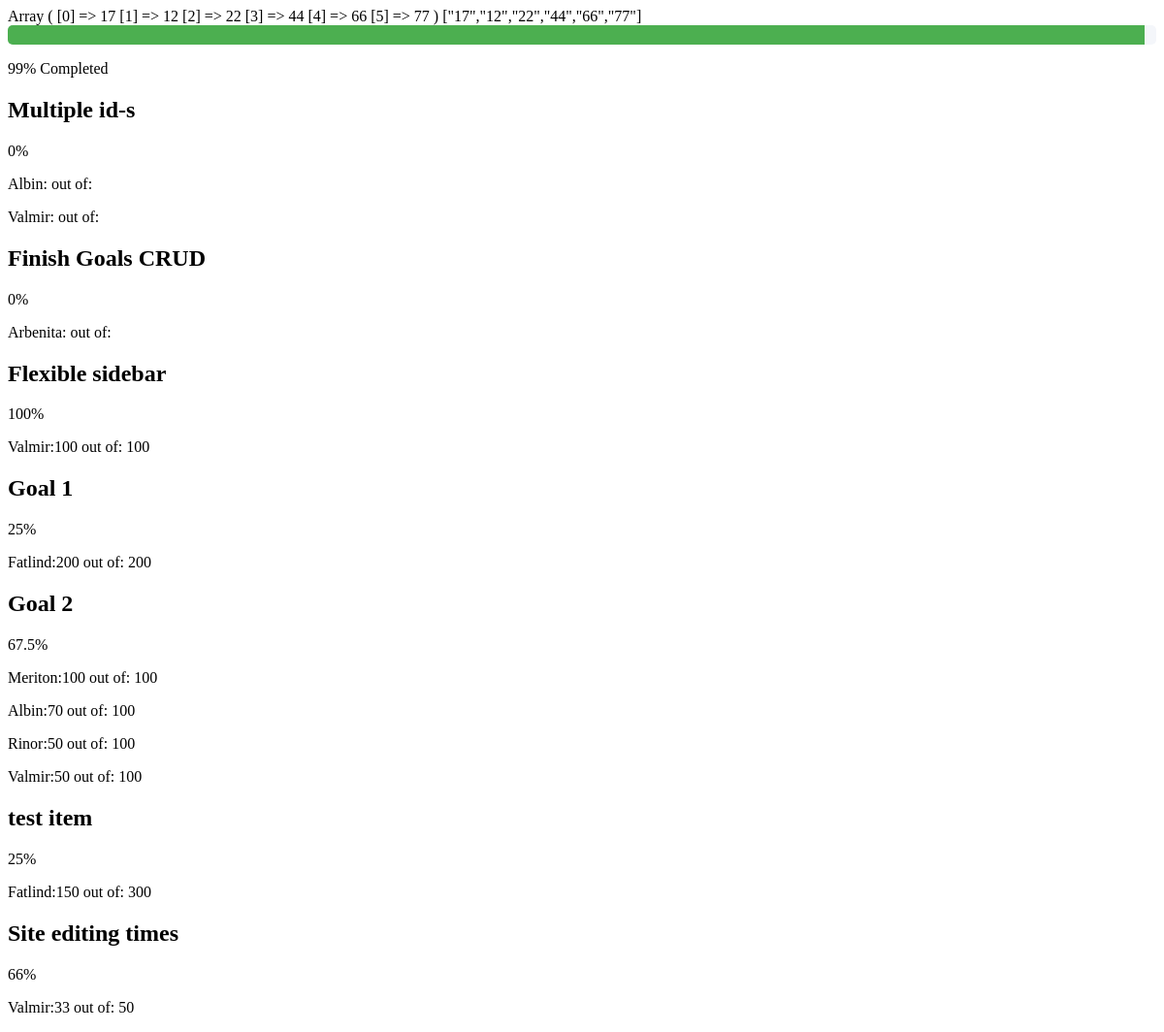
Screenshot of /pages/orgChart.php (signed in) with the database file from the repository.
### tables this page shows
CREATE TABLE `goals` (
  `id` int(11) NOT NULL,
  `description` varchar(600) NOT NULL,
  `comments` varchar(600) NOT NULL,
  `type` varchar(200) NOT NULL,
  `due_date` date NOT NULL,
  `target_value` int(11) NOT NULL,
  `value` varchar(200) DEFAULT NULL,
  `user_id` int(11) NOT NULL,
  `completed` tinyint(1) DEFAULT NULL,
  `created` date NOT NULL,
  `updated` date DEFAULT NULL,
  `notes` varchar(300) DEFAULT NULL,
  `usergoal` tinyint(1) DEFAULT NULL
);

CREATE TABLE `companygoals` (
  `id` int(11) NOT NULL,
  `name` varchar(200) DEFAULT NULL,
  `description` varchar(500) NOT NULL,
  `type` varchar(100) NOT NULL,
  `due_date` date NOT NULL,
  `created` date NOT NULL,
  `target_value` varchar(100) DEFAULT NULL,
  `company_id` int(11) NOT NULL,
  `users` varchar(500) NOT NULL,
  `user_goal` tinyint(1) DEFAULT NULL
);

CREATE TABLE `companygoalsvalue` (
  `value_id` int(11) NOT NULL,
  `user` int(11) NOT NULL,
  `company_goal` int(11) NOT NULL,
  `value` int(11) DEFAULT NULL,
  `completed` tinyint(1) DEFAULT NULL,
  `comment` varchar(800) DEFAULT NULL,
  `done` tinyint(1) DEFAULT NULL
);

CREATE TABLE `users` (
  `user_id` int(100) NOT NULL,
  `image` varchar(500) DEFAULT NULL,
  `name` varchar(200) NOT NULL,
  `surname` varchar(200) NOT NULL,
  `email` varchar(200) NOT NULL,
  `password` varchar(500) NOT NULL,
  `Position_ID` int(11) DEFAULT NULL,
  `Departament_ID` int(11) DEFAULT NULL,
  `role` int(11) NOT NULL,
  `location` varchar(100) DEFAULT NULL,
  `status` varchar(100) DEFAULT NULL,
  `report_to` int(11) DEFAULT NULL,
  `gender` varchar(10) DEFAULT NULL,
  `born` date DEFAULT NULL,
  `started` date DEFAULT NULL,
  `company` int(11) DEFAULT NULL
);

### pages/orgChart.php (the view, shortened to what this page needs)
<?php
require_once '../config.php';
$userId = $_SESSION['user_id'];
$companyId = $_SESSION['company'];
$itemsQuery = "SELECT * FROM goals
WHERE user_id=:user_id";
$prep = $con->prepare($itemsQuery);
$prep->bindParam(':user_id', $userId);
$prep->execute();
$goals = $prep->fetchAll();
$usersQuery = "SELECT users  FROM companygoals
WHERE id = 1";
$prep = $con->prepare($usersQuery);
$prep->execute();
$useres = $prep->fetch(PDO::FETCH_ASSOC);
$array = json_decode($useres['users'], true);
$albinarray = ['44', '66', '77'];
$albinlength = count($albinarray);
for ($i = 0; $i < $albinlength; $i++) {
    array_push($array, $albinarray[$i]);
}
$jsonArray = json_encode($array);
print_r($array);
echo $jsonArray;
$companyGoalsQ = "SELECT * FROM `companygoals`  WHERE company_id=:companyId";
$prep = $con->prepare($companyGoalsQ);
$prep->bindParam(':companyId', $companyId);
$prep->execute();
$companyGoals = $prep->fetchAll();
?>
<?php foreach ($goals as $goal):
    $goalTarget = $goal['target_value'];
    $currentValue = $goal['value'];
    $percentage = ($currentValue / $goalTarget) * 100;
    ?>
    <div class="goal-progress">
        <div class="goal-bar" style="width: <?= $percentage ?>%;
        background-color: <?= $percentage == 100 ? '#2196f3' : '#4caf50' ?>;">
        </div>
    </div>
    <p><?= $percentage ?>% Completed</p>
<?php endforeach; ?>
<?php foreach ($companyGoals as $companyGoal):
    $allUserValueQ = "SELECT SUM(value) as totali FROM `companygoalsvalue` WHERE company_goal = :company_goal ";
    $prep = $con->prepare($allUserValueQ);
    $prep->bindParam(':company_goal', $companyGoal['id']);
    $prep->execute();
    $totalicompleted = $prep->fetch(PDO::FETCH_ASSOC);
    $employes = json_decode($companyGoal['users'], true);
    $employesLength = count($employes);
    $target = $employesLength * $companyGoal['target_value'];
    $perqindja = $target > 0 ? ($totalicompleted['totali'] / $target) * 100 : 0;
    ?>
    <div>
        <h2>
            <?= $companyGoal['name'] ?>
        </h2>
        <p> <?= $perqindja ?>%</p>
        <?php
        $userValueQ = "SELECT * FROM `users` u RIGHT JOIN companygoalsvalue c ON u.user_id=c.user WHERE c.company_goal= :company_goal ";
        $prep = $con->prepare($userValueQ);
        $prep->bindParam(':company_goal', $companyGoal['id']);
        $prep->execute();
        $companyGoalsValues = $prep->fetchAll();
        ?>
        <?php foreach ($companyGoalsValues as $companyGoalsValue): ?>
            <p> <?= $companyGoalsValue['name'] ?>:<?= $companyGoalsValue['value'] ?> out of: <?= $companyGoal['target_value'] ?>
            </p>
        <?php endforeach; ?>
    </div>
<?php endforeach; ?>

### pages/orgChart.php (style rules this page uses)
.goal-progress { width: 100%; height: 20px; background-color: #f4f6fa; border-radius: 5px; overflow: hidden; }
.goal-bar { height: 100%; width: 0%; background-color: #4caf50; transition: width 0.5s ease-in-out; }

### rows the page displays
goals: percentage "99"
companygoals: name "Multiple id-s", perqindja "0"
companygoalsvalue: user.name "Albin"
companygoalsvalue: user.name "Valmir"
companygoals: name "Finish Goals CRUD", perqindja "0"
companygoalsvalue: user.name "Arbenita"
companygoals: name "Flexible sidebar", target_value "100"
companygoalsvalue: user.name "Valmir", value "100", company_goal.target_value "100"
companygoals: name "Goal 1", perqindja "25"
companygoalsvalue: user.name "Fatlind", value "200", company_goal.target_value "200"
companygoals: name "Goal 2", perqindja "67.5"
companygoalsvalue: user.name "Meriton", value "100", company_goal.target_value "100"
companygoalsvalue: user.name "Albin", value "70", company_goal.target_value "100"
companygoalsvalue: user.name "Rinor", value "50", company_goal.target_value "100"
companygoalsvalue: user.name "Valmir", value "50", company_goal.target_value "100"
companygoals: name "test item", perqindja "25"
companygoalsvalue: user.name "Fatlind", value "150", company_goal.target_value "300"
companygoals: name "Site editing times", perqindja "66"
companygoalsvalue: user.name "Valmir", value "33", company_goal.target_value "50"

### other values shown
$jsonArray "[\"17\",\"12\",\"22\",\"44\",\"66\",\"77\"]"
